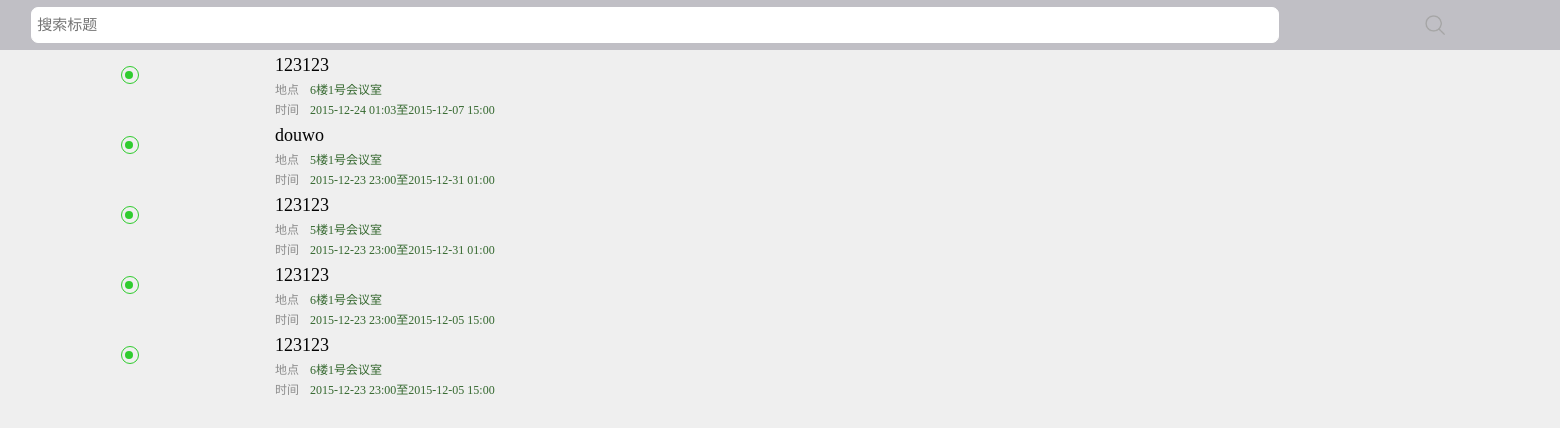
The app's page /meet/stay, older data.
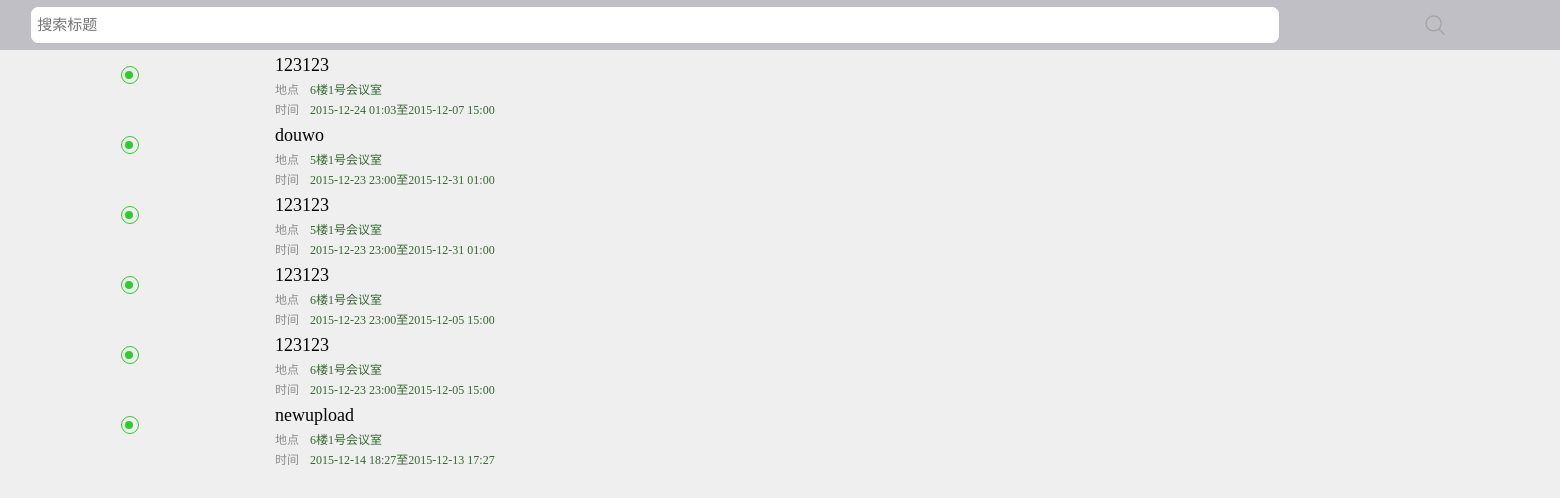
The same page, newer data.
### tables this page shows
CREATE TABLE `meeting` (
`mid` int(11) NOT NULL,
  `muid` int(11) NOT NULL COMMENT 'creater',
  `mplanbt` timestamp NULL DEFAULT NULL,
  `mplanet` timestamp NULL DEFAULT NULL,
  `mactbt` timestamp NULL DEFAULT NULL,
  `mactet` timestamp NULL DEFAULT NULL,
  `mrid` int(11) NOT NULL,
  `mremind` int(11) NOT NULL,
  `mchecktype` int(11) NOT NULL COMMENT '0 = location 1 = qrcode',
  `mmembernum` int(11) NOT NULL,
  `mconfirm` int(11) NOT NULL COMMENT '高层=1',
  `mattach` mediumtext NOT NULL,
  `mstate` int(11) NOT NULL COMMENT 'draft = 0 发布=1',
  `mcreatet` timestamp NOT NULL DEFAULT '0000-00-00 00:00:00',
  `mpass` int(11) NOT NULL,
  `mname` varchar(20) NOT NULL,
  `mscore` int(11) DEFAULT NULL,
  `mfilename` varchar(30) NOT NULL,
  `mfiletime` timestamp NULL DEFAULT NULL,
  `mapartment` int(11) NOT NULL
);

CREATE TABLE `room` (
`rid` int(11) NOT NULL,
  `rname` varchar(15) NOT NULL
);

### application/controllers/Meet.php (called while the page is built, shortened)
<?php
class Meet extends CI_Controller {
    public function __construct()
    {
        $this->load->helper(array('form', 'url'));
    }
	public function stay($search=false)
	{
		$this->load->model('meet_model');
		if($search===false)
			$data['list'] = $this->meet_model->getmeetlist(false,0);
		else
			$data['list'] = $this->meet_model->getmeetlist($search,0);
		$this->load->view('djxhy',$data);
	}
}

### index.php (called while the page is built, shortened)
<?php
require_once BASEPATH.'core/CodeIgniter.php';

### application/models/Meet_model.php (called while the page is built, shortened)
<?php
class Meet_model extends CI_Model {
    public function getmeetlist($search,$type)
    {
    	$now=date('Y-m-d H:i:s');
    	if($search===false){
    		if($type==1){
    			$sql = "SELECT mid,muid,mplanbt,mplanet,mrid,mname,rname FROM meeting,room WHERE room.rid=meeting.mrid AND meeting.mstate=0";
    			$sql = $this->db->query($sql);
    		}
    		else{
    				if($type==2)
    					$sql = "SELECT mid,muid,mplanbt,mplanet,mrid,mname,rname,uname FROM meeting,room,user WHERE user.uid=muid AND room.rid=meeting.mrid AND meeting.mplanbt < ? AND meeting.mstate=1";
    				else
    					$sql = "SELECT mid,muid,mplanbt,mplanet,mrid,mname,rname FROM meeting,room WHERE room.rid=meeting.mrid AND meeting.mplanbt > ? AND meeting.mstate=1";
    				$sql = $this->db->query($sql,$now);
    		}
		}
		$list = $sql->result_array();
		return $list;
    }
}

### application/views/djxhy.php (the view, shortened to what this page needs)
<!DOCTYPE html>
<html>
<head lang="en">
    <link rel="stylesheet" href="<?php echo base_url('css/bootstrap.min.css');?>">
    <link rel="stylesheet" href="<?php echo base_url('css/index.css');?>">
</head>
<body >
<div class="serach" >
	<input placeholder="搜索标题">
	<span></span>
</div>
<div class="container-fluid " style="margin-top:50px">
	<?php
		foreach ($list as $r) {
			$path = base_url('meet/mydetail').'/'.$r['mid'];
	?>
		<div class="row meetSh" >
			<div onclick="javascript:window.location.href='<?php echo $path;?>'">
				<div class="col-xs-2" >
					<span class="circle" >
						<i></i>
					</span>
				</div>
				<div class="col-xs-9" >
					<div class="row meetTitle" >
						<?php echo $r['mname'];?>
					</div>
					<div class="row meetTime"  >
						地点
						<span><?php echo $r['rname'];?></span>
					</div>
		           <div class="row meetTime"  >
						时间
						<span><?php echo date('Y-m-d H:i',strtotime($r['mplanbt']));?>至<?php echo date('Y-m-d H:i',strtotime($r['mplanet']));?></span>
					</div>
				</div>
			</div>
	    </div>
	<?php
    	}
    ?>
	<span class="nomore">已没有更多</span>
</div>
</body>
</html>

### css/index.css (style rules this page uses)
* { margin: 0; padding: 0; -webkit-tap-highlight-color:rgba(0,0,0,0); -webkit-text-size-adjust:none; word-break:break-all; font-family: "微软雅黑"; }
body { background-color:#efefef; }
.circle { height:18px;width:18px;border:1px solid #2fcc2e;border-radius:9px;position:absolute;left:50%;margin-left:-9px;margin-top:16px }
.circle i { height: 8px; width: 8px; position: absolute; background-color: #2fcc2e; border-radius: 4px; margin-left: 3.5px; margin-top: 3.5px; }
.meetTitle { height:30px;line-height:30px;font-size:18px;color:#040404;margin:0 }
.meetTime { height:20px;line-height:20px;font-size:12px;color:#8d8d8d;margin:0 }
.meetTime span { color: #33672d; margin-left: 11px; overflow: hidden; height: 20px; position: absolute; text-overflow: ellipsis; white-space: nowrap; width: 70%; }
.serach { height:50px;position:fixed;top:0;background-color:#c0bfc5;width:100%; z-index: 10; }
.serach span { height:20px; width:20px;position:absolute; background-image:url('../img/search.png') ; background-position: right; background-repeat: no-repeat; background-size: 100%; margin-top: 15px; right: 8%; margin-right: -10px; }
.serach input { width:80%;height:36px;margin-top:7px;margin-left:2%;border-radius:7px;border: 1px #fff solid;padding-left: 5px; font-size: 15px; }
.nomore { width:100%;line-height:30px;font-size:15px;color:#969696;text-align:center;margin-left: -15px;position: absolute; }

Row changes from the older to the newer data that the page shows:
added meeting: mname "newupload", room.rname "6楼1号会议室", mplanbt "2015-12-14 18:27", mplanet "2015-12-13 17:27"
